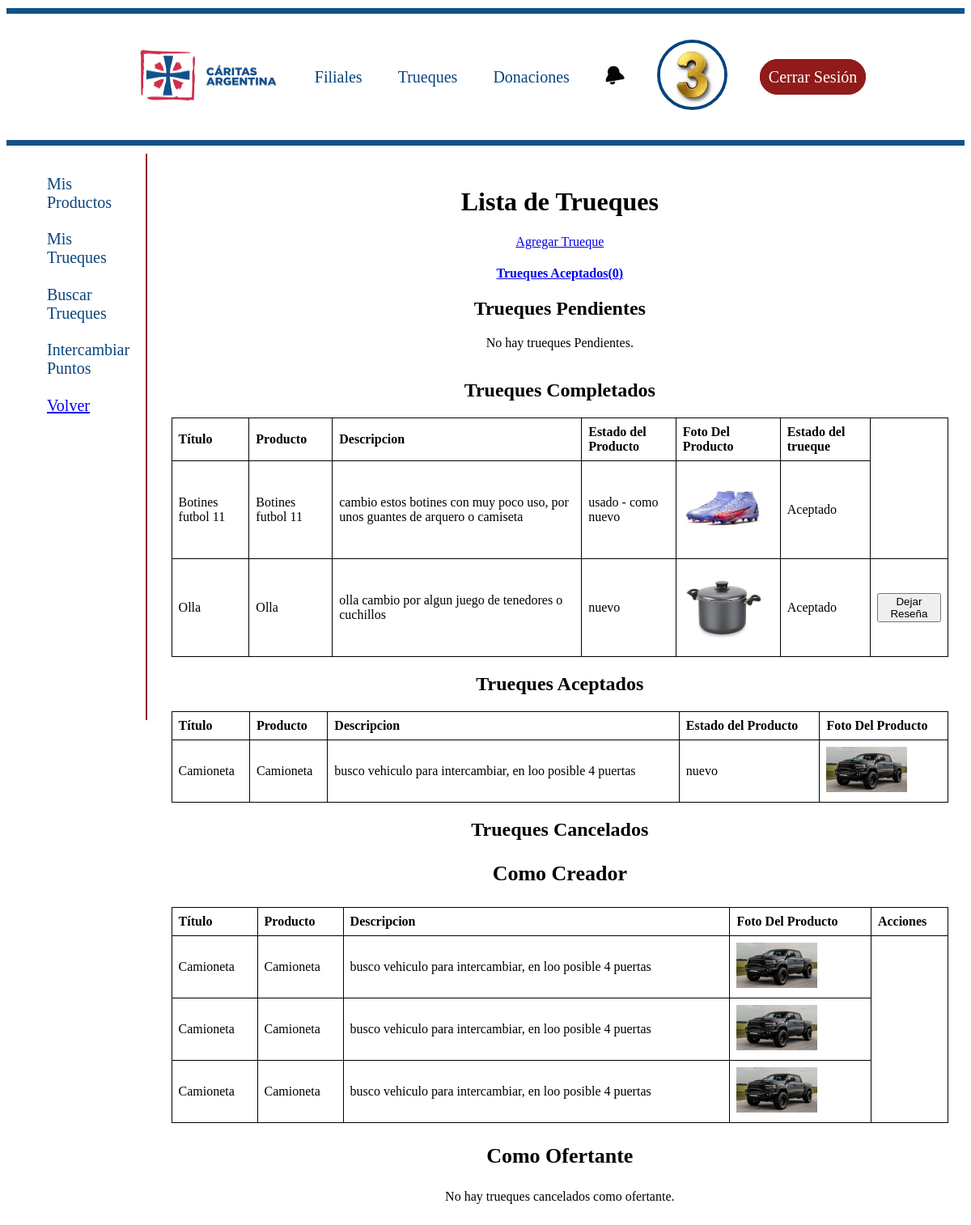
Screenshot of /usuario/trueques/ (signed in) with the database file from the repository.
### Trueques/models.py (models this page shows, shortened)
class IntercambioTrueque(models.Model):
    trueque_1 = models.ForeignKey(Trueque, on_delete=models.CASCADE, related_name='intercambio_1')
    producto_2 = models.ForeignKey(Producto, on_delete=models.CASCADE,related_name='producto_2')
    codigo_usuario_trueque = models.IntegerField(default=0)
    codigo_usuario_producto = models.CharField(max_length=20,default='')
    producto_2 = models.ForeignKey(Producto, on_delete=models.CASCADE,related_name='producto_2')
    codigo_usuario_trueque = models.IntegerField(default=0)
    codigo_usuario_producto = models.CharField(max_length=20,default='')
    ESTADO_INTERCAMBIO = [
        ('Pendiente', 'Pendiente'),
        ('Aceptado', 'Aceptado'),
        ('Completado', 'Completado'),
        ('Rechazado', 'Rechazado'),
        ('Espera de confirmacion','Espera de confirmacion'),
        ('Espera de confirmacion','Espera de confirmacion'),
        ('Eliminado','Eliminado')
    ]
    estado = models.CharField(max_length=30, choices=ESTADO_INTERCAMBIO, default='Espera de confirmacion')
    estado = models.CharField(max_length=30, choices=ESTADO_INTERCAMBIO, default='Espera de confirmacion')
    fecha_creacion = models.DateTimeField(auto_now_add=True)
    fecha_actualizacion = models.DateTimeField(auto_now=True)
    turno = models.ForeignKey(Turno, null=True, blank=True, on_delete=models.SET_NULL)
    fue_trueque = models.BooleanField (default= False)
    fue_producto = models.BooleanField (default= False)

class Trueque(models.Model):
    titulo = models.CharField(max_length=100)
    producto = models.ForeignKey(Producto, on_delete=models.CASCADE)
    ESTADO_OPCIONES = [('nuevo', 'Nuevo'), ('usado - como nuevo', 'Usado - Como nuevo'), ('usado - muy bueno', 'Usado - Muy bueno'),('usado - bueno', 'Usado - Bueno'),('usado - aceptable', 'Usado - Aceptable')]
    estado = models.CharField(max_length=20, choices=ESTADO_OPCIONES,
        default='Nuevo',)
    descripcion = models.TextField(max_length=500)
    foto_producto = models.ImageField(upload_to='media/', blank=True, null=True)
    foto_producto = models.ImageField(upload_to='media/', blank=True, null=True)
    usuario = models.ForeignKey(Usuario, on_delete=models.CASCADE, null=True, blank=True, related_name='trueques')
    categoria = models.ForeignKey(Categoria, on_delete=models.SET_NULL, null=True, blank=True)
    ESTADO_TRUEQUE = [('Pendiente', 'Pendiente'), ('Aceptado','Aceptado'),('Rechazado', 'Rechazado'),('Eliminado','Eliminado'),('Completado','Completado')]
    estado_trueque = models.CharField(max_length=20, choices=ESTADO_TRUEQUE, default='Pendiente')

### Productos/models.py (models this page shows)
class Producto(models.Model):
    ESTADO_OPCIONES = [('nuevo', 'Nuevo'), ('usado - como nuevo', 'Usado - Como nuevo'), ('usado - muy bueno', 'Usado - Muy bueno'),('usado - bueno', 'Usado - Bueno'),('usado - aceptable', 'Usado - Aceptable')]
    titulo = models.CharField(max_length=15)
    descripcion = models.CharField(max_length=100)
    estado = models.CharField(max_length=20, choices=ESTADO_OPCIONES,
        default='Nuevo',)
    foto_producto = models.ImageField(upload_to='media/')
    categoria = models.ForeignKey(Categoria, on_delete=models.CASCADE, null=True, blank=True)
    usuario = models.ForeignKey(Usuario, on_delete=models.CASCADE, null=True, blank=True, related_name='productos')
    borrado = models.BooleanField(default=False)
    motivo = models.CharField(max_length=100)
    def __str__(self):
        return self.titulo

### Usuario/views.py (the view, shortened to what this page needs)
# urls.py: path('trueques/', views.show_trueques, name='show_trueques_usuario'),
@login_required
def show_trueques  (request):
    user_id = request.user.id
    trueques_aceptados = IntercambioTrueque.objects.filter(
    Q(trueque_1__usuario_id=request.user.id) | Q(producto_2__usuario_id=request.user.id),
    estado='Aceptado'
    )
    trueques_cancelados_creador = IntercambioTrueque.objects.filter(
        trueque_1__usuario_id=request.user.id, estado='Rechazado'
    )
    trueques_cancelados_ofertante = IntercambioTrueque.objects.filter(
        producto_2__usuario_id=request.user.id, estado='Rechazado'
    )
    trueques_pendientes = Trueque.objects.filter(usuario_id = request.user.id, estado_trueque='Pendiente')
    trueques_espera_de_confirmacion = IntercambioTrueque.objects.filter(trueque_1__usuario_id=request.user.id, estado='Espera de confirmacion').count()
    trueques_completados = IntercambioTrueque.objects.filter(
    Q(trueque_1__usuario_id=request.user.id) | Q(producto_2__usuario_id=request.user.id),
    estado='Completado'
    )
    reseñas_realizadas = Review.objects.filter(user_id=user_id).values_list('trade_id', flat=True)
    context = {
        'trueques_aceptados': trueques_aceptados,
        'trueques_cancelados_creador': trueques_cancelados_creador,
        'trueques_cancelados_ofertante': trueques_cancelados_ofertante,
        'trueques_pendientes': trueques_pendientes,
        'trueques_en_espera_de_confirmacion': trueques_espera_de_confirmacion,
        'trueques_completados':trueques_completados,
        'reseñas_realizadas': reseñas_realizadas
    }
    return render(request, 'show_trueques_usuario.html', context)

### Caridas/context_processors.py (called while the page is built)
def notificaciones_no_leidas(request):
    if request.user.is_authenticated:
        return {
            'notificaciones_no_leidas': Notificacion.objects.filter(usuario=request.user, leida=False).count()
        }
    return {}

### Usuario/templates/show_trueques_usuario.html (shortened to what this page needs)
{% extends 'base.html' %}
{% load static %}
{% block content %}
<link rel="stylesheet" href="{% static 'styles/select.css' %}">
<div class="container">
    <div class="sidebar">
        <ul>
            <li><a href="{% url 'Usuario:show_productos_usuario' %}" class="Navegation"> Mis Productos </a></li>
            <li><a href="{% url 'Usuario:show_trueques_usuario' %}" class="Navegation"> Mis Trueques </a></li>
            <li><a href="{% url 'busqueda:listar_Trueques' %}" class="Navegation"> Buscar Trueques </a></li>
            <li><a href="{% url 'Intercambiar_puntos:seleccionar_categoria' %}" class="Navegation"> Intercambiar Puntos </a></li>
            <li><a href="{% url 'Pantalla_principal:Pantalla_principal' %}"> Volver </a></li>
        </ul>
    </div>
    <div class="contenido">
        <h1>Lista de Trueques</h1>
        <div>
            <a href="{% url 'Trueques:registro_trueque' %}" class="btn-custom">Agregar Trueque</a>
        </div>
        <h4><a href="{% url 'Trueques:ver_trueques_en_espera_de_confirmacion' %}">Trueques Aceptados({{ trueques_en_espera_de_confirmacion }})</a></h4>
        <div class="tab-content">
            <div class="tab-pane fade show active" id="pendientes">
                <h2>Trueques Pendientes</h2>
                <table>
                    <tbody>
                        {% for trueque in trueques_pendientes %}
                            <tr>
                                <td>{{ trueque.titulo }}</td>
                                <td>{{ trueque.producto }}</td>
                                <td>{{ trueque.descripcion }}</td>
                                <td>{{ trueque.estado }}</td>
                                <td>
                                    <img src="{% static 'media/' %}{{ trueque.foto_producto }}" alt="{{ trueque.titulo }}" style="width: 100px; height: auto;">
                                </td>
                                <td>{{ trueque.estado_trueque }}</td>
                                <td>
                                    <form method="post" action="{% url 'Usuario:show_trueques_usuario' %}" style="display:inline;">
                                        {% csrf_token %}
                                        <input type="hidden" name="trueque_id" value="{{ trueque.id }}">
                                        <button type="submit" class="btn btn-danger">Eliminar</button>
                                    </form>
                                </td>
                            </tr>
                        {% empty %}
                            <p>No hay trueques Pendientes.</p>
                        {% endfor %}
                    </tbody>
                </table>
            </div>
            <h2>Trueques Completados</h2>
            <table>
                {% if trueques_completados %}
                <thead>
                    <tr>
                        <th>Título</th>
                        <th>Producto</th>
                        <th>Descripcion</th>
                        <th>Estado del Producto</th>
                        <th>Foto Del Producto</th>
                        <th>Estado del trueque</th>
                    </tr>
                </thead>
                {% endif %}
                <tbody>
                    {% for trueque in trueques_completados %}
                    <tr>
                        <td>{{ trueque.trueque_1.titulo }}</td>
                        <td>{{ trueque.trueque_1.producto }}</td>
                        <td>{{ trueque.trueque_1.descripcion }}</td>
                        <td>{{ trueque.trueque_1.estado }}</td>
                        <td>
                            <img src="{% static 'media/' %}{{ trueque.trueque_1.foto_producto }}"
                                alt="{{ trueque.trueque_1.titulo }}" style="width: 100px; height: auto;">
                        </td>
                        <td>{{ trueque.trueque_1.estado_trueque }}</td>
                        {% if trueque.id not in reseñas_realizadas %}
                            <td>
                                <form method="post" action="{% url 'Reseñas:add_review' trueque.trueque_1.id %}"
                                    style="display:inline;">
                                    <button type="submit" class="btn btn-danger">Dejar Reseña</button>
                                </form>
                            </td>
                        {% endif %}
                    </tr>
                    {% empty %}
                    <p>No hay trueques completados.</p>
                    {% endfor %}
                </tbody>
            </table>
            <div class="tab-pane fade" id="aceptados">
                <h2>Trueques Aceptados</h2>
                <table>
                    {% if trueques_aceptados %}
                    {% if trueques_aceptados %}
                    <thead>
                        <tr>
                            <th>Título</th>
                            <th>Producto</th>
                            <th>Descripcion</th>
                            <th>Estado del Producto</th>
                            <th>Foto Del Producto</th>
                        </tr>
                    </thead>
                    {% endif %}
                    {% endif %}
                    <tbody>
                        {% for trueque in trueques_aceptados %}
                        <tr>
                            <td>{{ trueque.trueque_1.titulo }}</td>
                            <td>{{ trueque.trueque_1.producto }}</td>
                            <td>{{ trueque.trueque_1.descripcion }}</td>
                            <td>{{ trueque.trueque_1.estado }}</td>
                            <td>
                                <img src="{% static 'media/' %}{{ trueque.trueque_1.foto_producto }}"
                                    alt="{{ trueque.trueque_1.titulo }}" style="width: 100px; height: auto;">
                            </td>
                        </tr>
                        {% empty %}
                        <p>No hay trueques Aceptados.</p>
                        {% endfor %}
                    </tbody>
                </table>
            </div>
            <div class="tab-content">
                <div class="tab-pane fade" id="cancelados">
                    <h2>Trueques Cancelados</h2>
                    <h3>Como Creador</h3>
                    <table>
                        {% if trueques_cancelados_creador %}
                        <thead>
                            <tr>
                                <th>Título</th>
                                <th>Producto</th>
                                <th>Descripcion</th>
                                <th>Foto Del Producto</th>
                                <th>Acciones</th>
                            </tr>
                        </thead>
                        {% endif %}
                        <tbody>
                            {% for trueque in trueques_cancelados_creador %}
                            <tr>
                                <td>{{ trueque.trueque_1.titulo }}</td>
                                <td>{{ trueque.trueque_1.producto }}</td>
                                <td>{{ trueque.trueque_1.descripcion }}</td>
                                <td>
                                    <img src="{% static 'media/' %}{{ trueque.trueque_1.foto_producto }}"
                                        alt="{{ trueque.trueque_1.titulo }}" style="width: 100px; height: auto;">
                                </td>
                            </tr>
                            {% empty %}
                            <p>No hay trueques cancelados como creador.</p>
                            {% endfor %}
                        </tbody>
                    </table>
                    <h3>Como Ofertante</h3>
                    <table>
                        <tbody>
                            {% for trueque in trueques_cancelados_ofertante %}
                            <tr>
                                <td>{{ trueque.producto_2.titulo }}</td>
                                <td>{{ trueque.producto_2.producto }}</td>
                                <td>{{ trueque.producto_2.descripcion }}</td>
                                <td>
                                    <img src="{% static 'media/' %}{{ trueque.producto_2.foto_producto }}"
                                        alt="{{ trueque.producto_2.titulo }}" style="width: 100px; height: auto;">
                                </td>
                                {% if trueque.id not in reseñas_realizadas %}
                                    {% if trueque.fue_producto %}
                                        <td>
                                            <form method="post" action="{% url 'Reseñas:add_review' trueque.trueque_1.id %}"
                                                style="display:inline;">
                                                {% csrf_token %}
                                                <input type="hidden" name="trueque_id" value="{{ trueque.trueque_1.id }}">
                                                <button type="submit" class="btn btn-danger">Dejar Reseña</button>
                                            </form>
                                        </td>
                                    {% endif %}
                                {% endif %}
                            </tr>
                            {% empty %}
                            <p>No hay trueques cancelados como ofertante.</p>
                            {% endfor %}
                        </tbody>
                    </table>
                </div>
            </div>
        </div>
    </div>
    {% endblock %}

### Caridas/static/styles/mainBase.css (style rules this page uses)
html { height: 100%; margin: 0; padding: 0; }
body { background-color: white; text-align: center; }
.Navegation { color: #07447e; text-decoration: none; }

### administrador/static/styles/select.css (style rules this page uses)
.container { display: flex; align-items: flex-start; }
.sidebar { background-color: #ffffff; }
ul li { list-style: none; text-align: left; margin-bottom: 2%; color: #07447e; font-family: 'Montserrat', Times, serif; font-size: 20px; text-decoration: none; padding: 10px; }
h3 { font-family: 'Montserrat', Times, serif; font-size: 26px; }
.contenido { padding-left: 20px; justify-content: center; align-items: center; flex-grow: 1; padding: 20px; }
table { width: 100%; border-collapse: collapse; }
table, th, td { border: 1px solid black; }
th, td { padding: 8px; text-align: left; }

### rows the page displays
IntercambioTrueque: trueque_1.titulo "Botines futbol 11", trueque_1.producto "Botines futbol 11", trueque_1.descripcion "cambio estos botines con muy poco uso, por unos guantes de arquero o camiseta", trueque_1.estado "usado - como nuevo", trueque_1.foto_producto (picture), trueque_1.estado_trueque "Aceptado"
IntercambioTrueque: trueque_1.titulo "Olla", trueque_1.producto "Olla", trueque_1.descripcion "olla cambio por algun juego de tenedores o cuchillos", trueque_1.estado "nuevo", trueque_1.foto_producto (picture), trueque_1.estado_trueque "Aceptado"
IntercambioTrueque: trueque_1.titulo "Camioneta", trueque_1.producto "Camioneta", trueque_1.descripcion "busco vehiculo para intercambiar, en loo posible 4 puertas", trueque_1.estado "nuevo", trueque_1.foto_producto (picture)
IntercambioTrueque: trueque_1.titulo "Camioneta", trueque_1.producto "Camioneta", trueque_1.descripcion "busco vehiculo para intercambiar, en loo posible 4 puertas", trueque_1.foto_producto (picture)
IntercambioTrueque: trueque_1.titulo "Camioneta", trueque_1.producto "Camioneta", trueque_1.descripcion "busco vehiculo para intercambiar, en loo posible 4 puertas", trueque_1.foto_producto (picture)
IntercambioTrueque: trueque_1.titulo "Camioneta", trueque_1.producto "Camioneta", trueque_1.descripcion "busco vehiculo para intercambiar, en loo posible 4 puertas", trueque_1.foto_producto (picture)

### other values shown
{{ trueques_en_espera_de_confirmacion }} "0"
